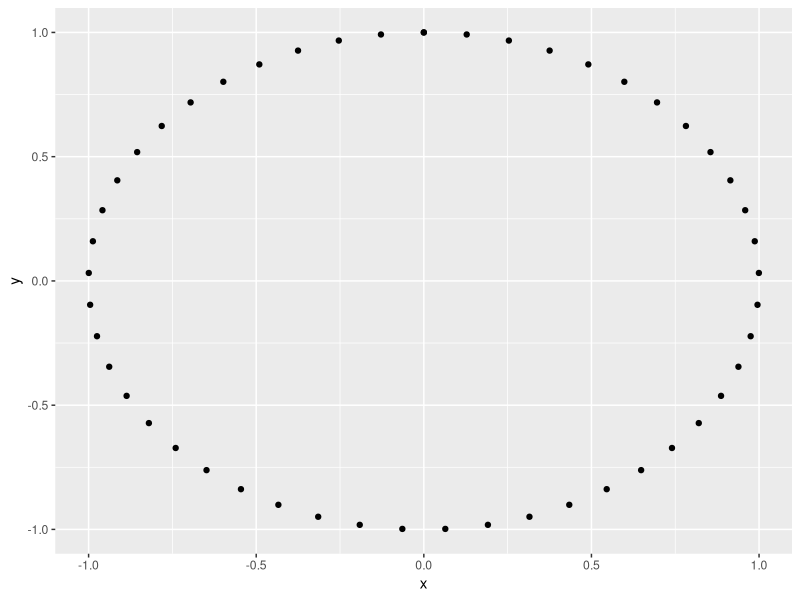
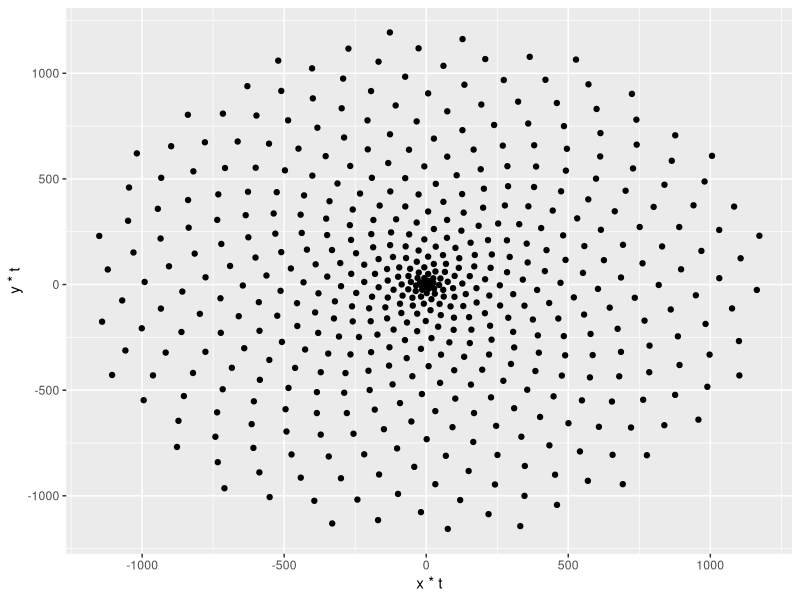
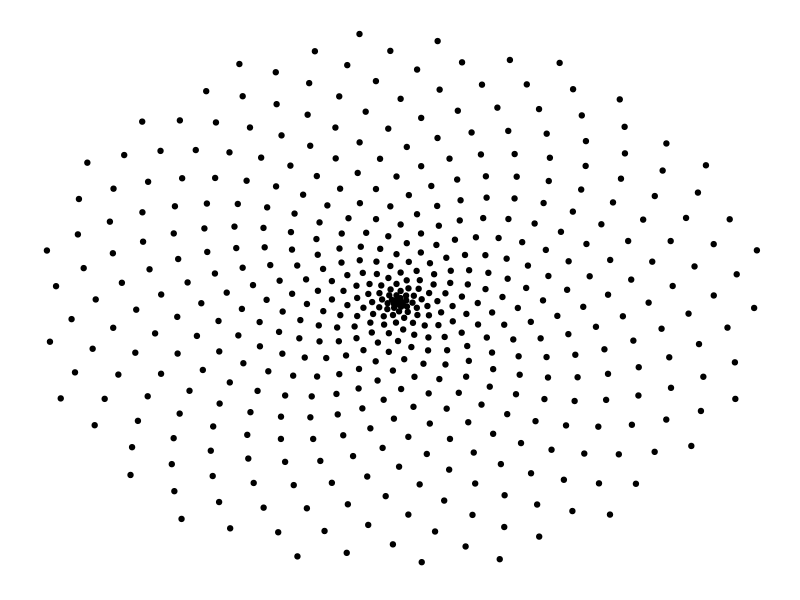
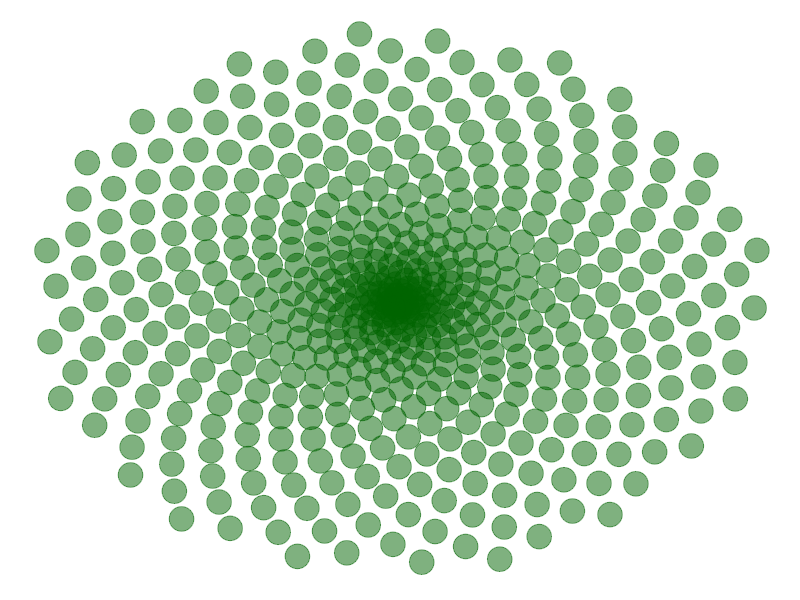
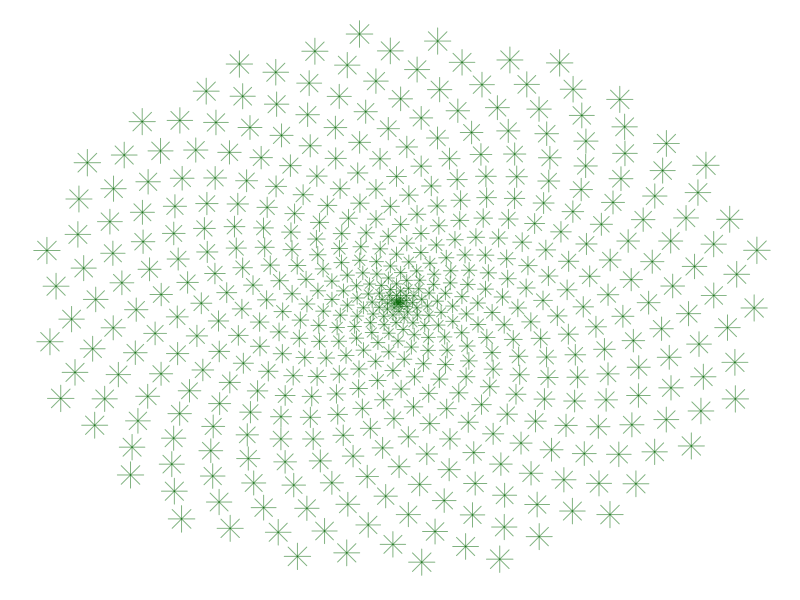
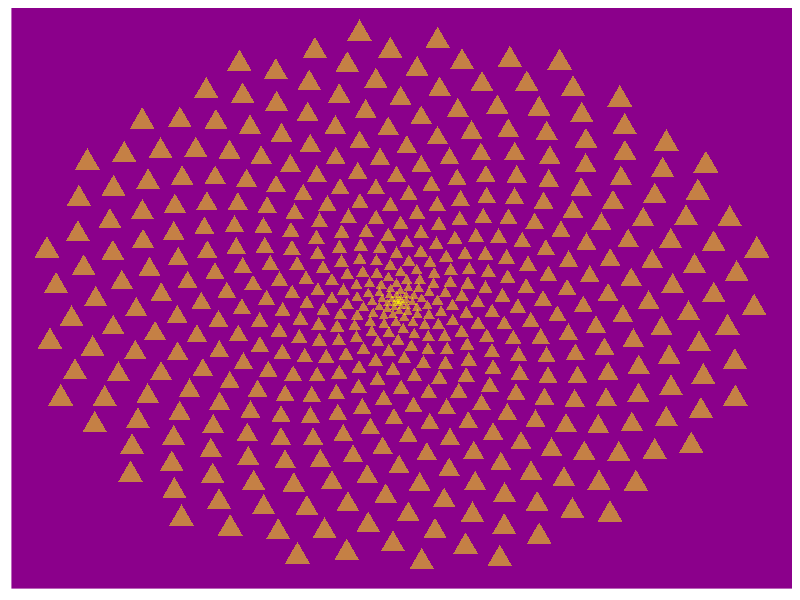
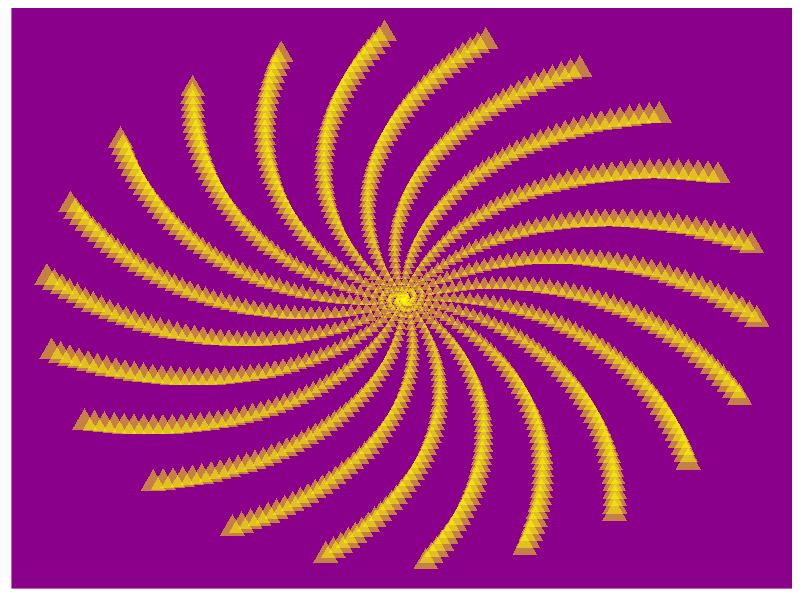
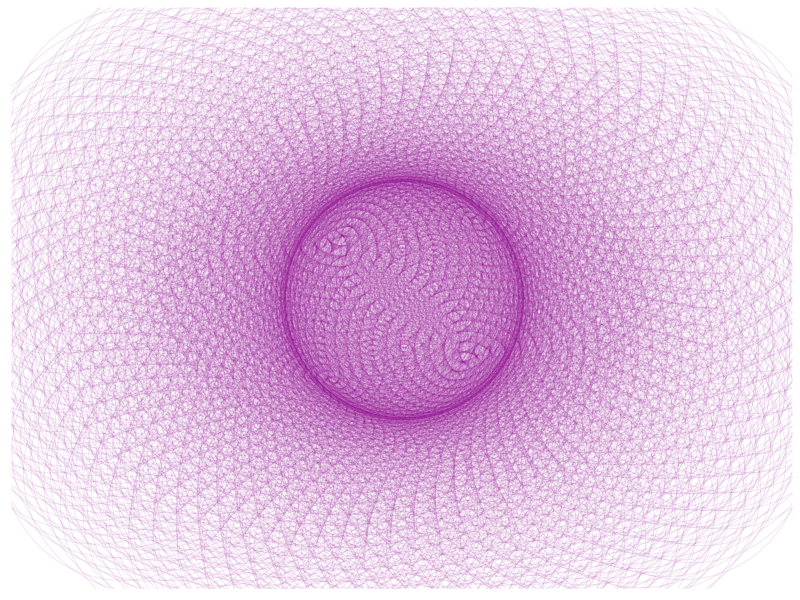

Reproduce these figures in R, in order.
rm(list=ls())
# Set plot images to a nice size
options(repr.plot.width = 4, repr.plot.height = 4)

# Load the ggplot2 package
# .... YOUR CODE FOR TASK 1 ....
library(ggplot2)
# Create circle data to plot
t <- seq(0, 2*pi, length.out = 50)
x <- sin(t)
y <- cos(t)
df <- data.frame(t, x, y)

# Make a scatter plot of points in a circle
p <- ggplot(df, aes(x, y))
p + geom_point()
# Define the number of points
# .... YOUR CODE FOR TASK 3 ....
points<-500
# Define the Golden Angle
# .... YOUR CODE FOR TASK 3 ....
angle<-pi*(3-sqrt(5))
t <- (1:points) * angle
x <- sin(t)
y <-cos(t)
df <- data.frame(t, x, y)

# Make a scatter plot of points in a spiral
p <- ggplot(df, aes(x*t, y*t))
p + geom_point()
df <- data.frame(t, x, y)

# Make a scatter plot of points in a spiral and remove some plot components
p <- ggplot(df, aes(x*t, y*t))
p + geom_point() + theme(panel.background=element_rect(fill="white"),panel.grid=element_blank(),axis.ticks=element_blank(),axis.title=element_blank(),axis.text=element_blank())
p <- ggplot(df, aes(x*t, y*t))
p + geom_point(size=8,alpha=0.5,color="darkgreen")+
  theme(panel.background=element_rect(fill="white"),panel.grid=element_blank(),axis.ticks=element_blank(),axis.title=element_blank(),axis.text=element_blank())
# Copy the code from Task 5 and modify the 
# color, size, and shape of the points
p <- ggplot(df, aes(x*t, y*t))
p + geom_point(aes(size=t),alpha=0.5,color="darkgreen",shape=8)+
  theme(legend.title=element_blank(),legend.position="none",panel.background=element_rect(fill="white"),panel.grid=element_blank(),axis.ticks=element_blank(),axis.title=element_blank(),axis.text=element_blank())
# Copy the code from Task 6 and modify the color and
# shape of the points, and the background color
p <- ggplot(df, aes(x*t, y*t))
p + geom_point(aes(size=t),alpha=0.5,color="yellow",shape=17)+
  theme(legend.title=element_blank(),legend.position="none",panel.background=element_rect(fill="darkmagenta"),panel.grid=element_blank(),axis.ticks=element_blank(),axis.title=element_blank(),axis.text=element_blank())
# Change the value of the angle
angle <- 2.0
points <- 1000

t <- (1:points)*angle
x <- sin(t)
y <- cos(t)
df <- data.frame(t, x, y)
p <- ggplot(df, aes(x*t, y*t))
p + geom_point(aes(size=t),alpha=0.5,color="yellow",shape=17)+
  theme(legend.title=element_blank(),legend.position="none",panel.background=element_rect(fill="darkmagenta"),panel.grid=element_blank(),axis.ticks=element_blank(),axis.title=element_blank(),axis.text=element_blank())

# Change the values of angle and points
angle <- 13*pi/180
points <- 2000

t <- (1:points)*angle
x <- sin(t)
y <- cos(t)
df <- data.frame(t, x, y)

# Adjust the plot parameters to create the magenta flower
p <- ggplot(df, aes(x*t, y*t))
p + geom_point(size = 80, alpha = 0.1, shape = 1, color = "magenta4")+
  theme(legend.position="none",
        panel.background = element_rect(fill = "white"),
        panel.grid=element_blank(),
        axis.ticks=element_blank(),
        axis.title=element_blank(),
        axis.text=element_blank())
